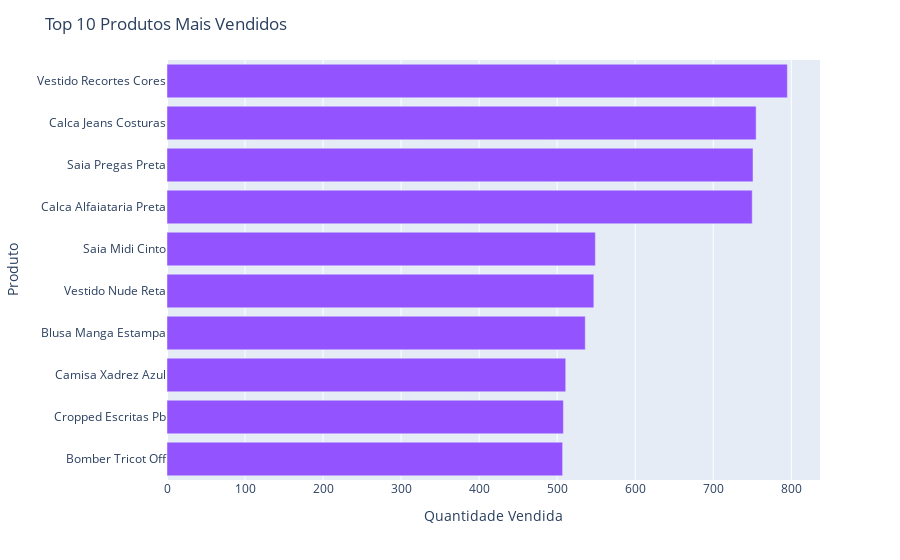

Notebook code cell kept with this figure:
### Code cell
fig = px.bar(df_prod_quant[-10:], x='Quantidade', y='produto', color_discrete_sequence=['#9353FF'], labels={'produto': 'Produto'}, orientation='h')
fig.update_layout(title='Top 10 Produtos Mais Vendidos', xaxis_title='Quantidade Vendida')
fig.show()

### Figure 1 — Plotly figure (JSON) as saved in the notebook; plotly's stock layout.template omitted (floating-point values rounded to 4 significant figures)
{"data": [{"alignmentgroup": "True", "hovertemplate": "Quantidade=%{x}<br>Produto=%{y}<extra></extra>", "legendgroup": "", "marker": {"color": "#9353FF", "pattern": {"shape": ""}}, "name": "", "offsetgroup": "", "orientation": "h", "showlegend": false, "textposition": "auto", "type": "bar", "x": [507, 508, 511, 536, 547, 549, 750, 751, 755, 795], "xaxis": "x", "y": ["Bomber Tricot Off", "Cropped Escritas Pb", "Camisa Xadrez Azul", "Blusa Manga Estampa", "Vestido Nude Reta", "Saia Midi Cinto", "Calca Alfaiataria Preta", "Saia Pregas Preta", "Calca Jeans Costuras", "Vestido Recortes Cores"], "yaxis": "y"}], "layout": {"barmode": "relative", "legend": {"tracegroupgap": 0}, "margin": {"t": 60}, "title": {"text": "Top 10 Produtos Mais Vendidos"}, "xaxis": {"anchor": "y", "domain": [0, 1], "title": {"text": "Quantidade Vendida"}}, "yaxis": {"anchor": "x", "domain": [0, 1], "title": {"text": "Produto"}}}}
